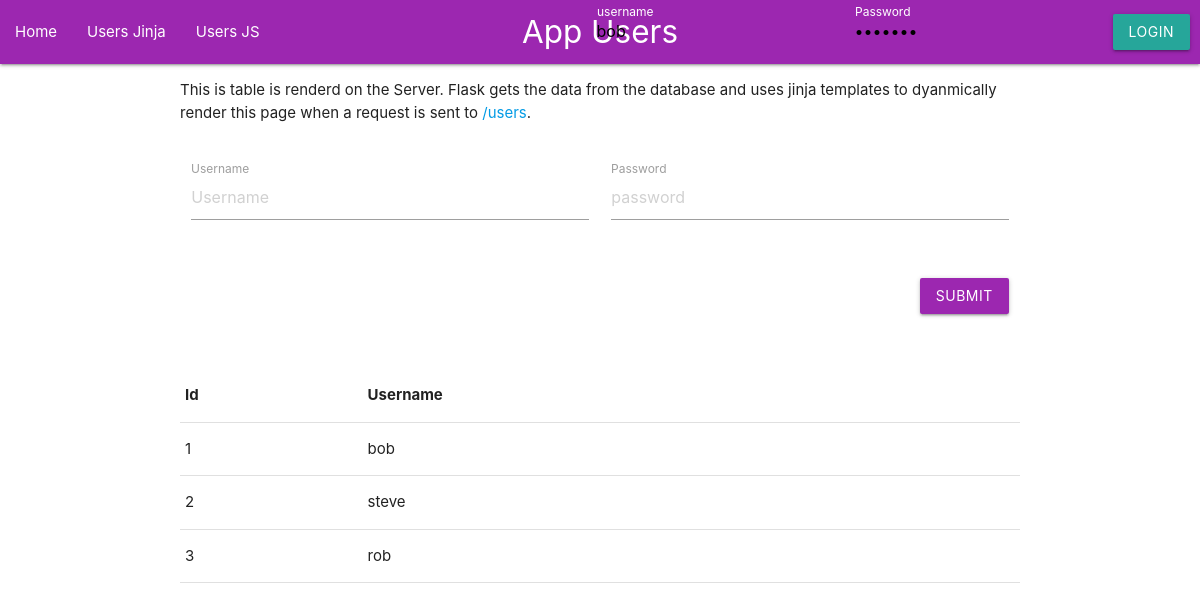
/users, run on an earlier commit of the app's database.
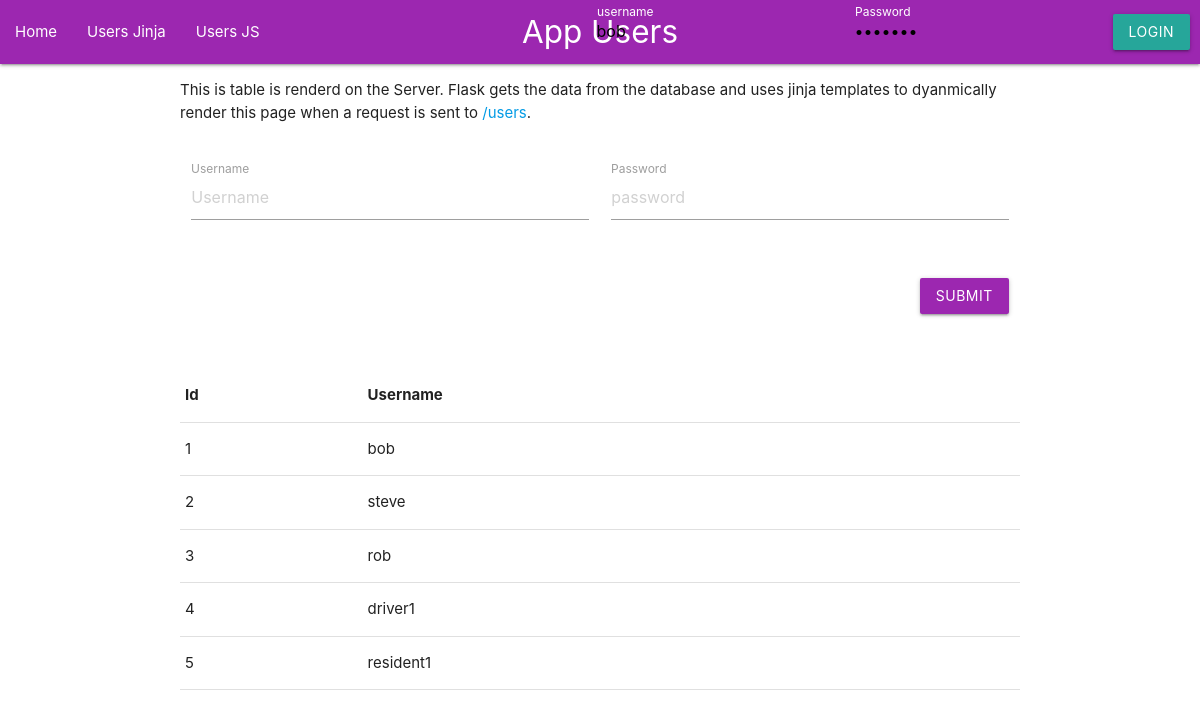
And on a later commit of the database.
### App/models/user.py (models this page shows, shortened)
class User(db.Model):
    __tablename__ = 'users'
    id = db.Column(db.Integer, primary_key=True)
    username = db.Column(db.String(50), nullable=False, unique=True)
    password = db.Column(db.String(256), nullable=False)
    user_type = db.Column(db.String(50), nullable=False)  # 'resident', 'driver', etc.

### App/views/user.py (the view)
@user_views.route('/users', methods=['GET'])
def get_user_page():
    users = get_all_users()
    return render_template('users.html', users=users)

### App/controllers/auth.py (called while the page is built)
def add_auth_context(app):
  @app.context_processor
  def inject_user():
      try:
          verify_jwt_in_request()
          identity = get_jwt_identity()
          user_id = int(identity) if identity is not None else None
          current_user = db.session.get(User, user_id) if user_id is not None else None
          is_authenticated = current_user is not None
      except Exception as e:
          print(e)
          is_authenticated = False
          current_user = None
      return dict(is_authenticated=is_authenticated, current_user=current_user)

### App/controllers/user.py (called while the page is built)
def get_all_users():
    return db.session.execute(db.select(User)).scalars().all()

### App/templates/users.html (shortened to what this page needs)
{% extends "layout.html" %}
{% block page %}App Users{% endblock %}
{% block content %}
    <div class="row">
        <p>
            This is table is renderd on the Server. Flask gets the data from the database and uses jinja templates to dyanmically render this page when a request is sent to <a href="/users">/users</a>.
        </p>
    </div>
    <div class="row">
      <form class="col s12" method="POST" action="/users">
        <div class="row">
          <div class="input-field col s6">
            <input placeholder="Username" name="username" type="text" class="validate">
            <label for="username">Username</label>
          </div>
          <div class="input-field col s6">
            <input placeholder="password" name="password" type="password" class="validate">
            <label for="password">Password</label>
          </div>
        </div>
        <div class="row">
          <div class="input-field col s12">
            <button class="btn waves-effect waves-light right purple" type="submit" name="action">Submit</button>
          </div>
        </div>
      </form>
    </div>
    <div class="row">
      <table>
        <thead>
          <tr>
            <th>Id</th><th>Username</th>
          </tr>
        </thead>
        <tbody>
          {% for user in users %}
            <tr>
                <td>{{user.id}}</td>
                <td>{{user.username}}</td>
            </tr>
          {% endfor %}
      </table>
    </div>
{% endblock %}

### App/templates/layout.html (shortened to what this page needs)
<!doctype html>
<html>
  <head>
    <link rel="stylesheet" href="{{ url_for('static', filename='style.css') }}">
    <link rel="stylesheet" href="https://cdnjs.cloudflare.com/ajax/libs/materialize/1.0.0/css/materialize.min.css">
  </head>
  <body>
      <nav class="purple">
          <div class="nav-wrapper">
              <a href="#!" class="brand-logo center">{% block page %}{% endblock %}</a>
              <ul id="nav-mobile" class="left">
                  <li><a href="/">Home</a></li>
                  <li><a href="/users">Users Jinja</a></li>
                  <li><a href="/static/users">Users JS</a></li>
              </ul>
              {% if is_authenticated %}
              <ul id="nav-mobile" class="right">
                <li><a href="/logout">Logout</a></li>
              </ul>
              {% else %}
              <form class="right navbar-form" method="POST" action="/login" style="display: flex; flex-wrap: nowrap; align-items: center; margin-right: 10px;">
                  <div class="input-field" style="margin-right: 10px;">
                      <input placeholder="username" value="bob" name="username" type="text" class="validate" required>
                      <label for="username">username</label>
                  </div>
                  <div class="input-field" style="margin-right: 10px;">
                      <input placeholder="password"value="bobpass" name="password" type="password" class="validate" required>
                      <label for="password">Password</label>
                  </div>
                  <button type="submit" class="btn waves-effect waves-light">Login</button>
              </form>
              {% endif %}
          </div>
      </nav>
    <div class="container" id="content">{% block content %}{% endblock %}</div>
  </body>
</html>

### App/static/style.css (style rules this page uses)
html { padding: 0; }

### App/templates/layout.html (style rules this page uses)
.navbar-form label { color: white !important; }

What changed in the data, as far as the page shows it:
added User: id "4", username "driver1"
added User: id "5", username "resident1"
